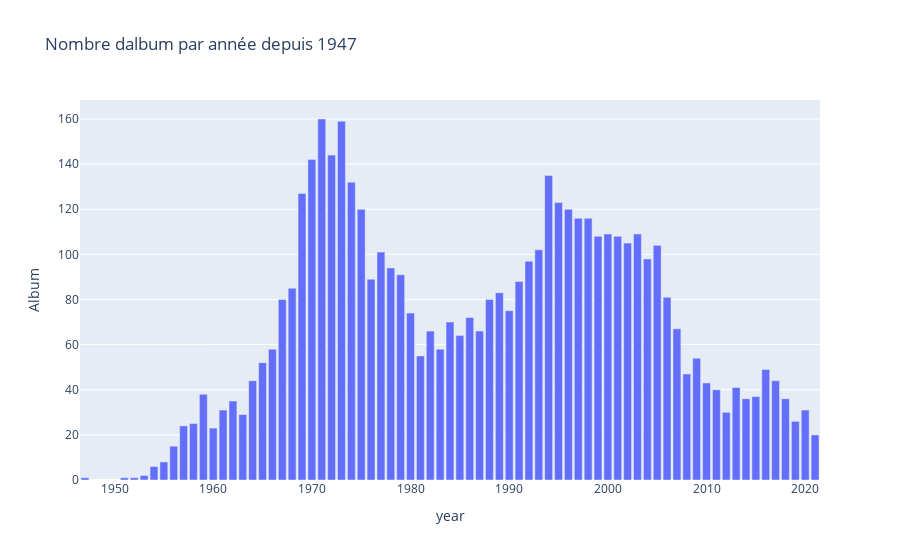

The notebook cell saved with this chart:
### Code cell
#Interactive bar plot with the year and number of album released during that year
#L'année 1971 a été l'année la plus productif en terme de production d'album avec 160 albums sortis
dfg=music.groupby('year').count().reset_index()
fig = px.bar(dfg,
             x='year',
             y='Album',
             title='Nombre d''album par année depuis 1947',
             #color='Items',
             barmode='stack')
fig.show()

### Figure 1 — Plotly figure (JSON) as saved in the notebook; plotly's stock layout.template omitted (floating-point values rounded to 4 significant figures)
{"data": [{"alignmentgroup": "True", "hovertemplate": "year=%{x}<br>Album=%{y}<extra></extra>", "legendgroup": "", "marker": {"color": "#636efa", "pattern": {"shape": ""}}, "name": "", "offsetgroup": "", "orientation": "v", "showlegend": false, "textposition": "auto", "type": "bar", "x": [1947, 1951, 1952, 1953, 1954, 1955, 1956, 1957, 1958, 1959, 1960, 1961, 1962, 1963, 1964, 1965, 1966, 1967, 1968, 1969, 1970, 1971, 1972, 1973, 1974, 1975, 1976, 1977, 1978, 1979, 1980, 1981, 1982, 1983, 1984, 1985, 1986, 1987, 1988, 1989, 1990, 1991, 1992, 1993, 1994, 1995, 1996, 1997, 1998, 1999, 2000, 2001, 2002, 2003, 2004, 2005, 2006, 2007, 2008, 2009, 2010, 2011, 2012, 2013, 2014, 2015, 2016, 2017, 2018, 2019, 2020, 2021], "xaxis": "x", "y": [1, 1, 1, 2, 6, 8, 15, 24, 25, 38, 23, 31, 35, 29, 44, 52, 58, 80, 85, 127, 142, 160, 144, 159, 132, 120, 89, 101, 94, 91, 74, 55, 66, 58, 70, 64, 72, 66, 80, 83, 75, 88, 97, 102, 135, 123, 120, 116, 116, 108, 109, 108, 105, 109, 98, 104, 81, 67, 47, 54, 43, 40, 30, 41, 36, 37, 49, 44, 36, 26, 31, 20], "yaxis": "y"}], "layout": {"barmode": "stack", "legend": {"tracegroupgap": 0}, "title": {"text": "Nombre dalbum par année depuis 1947"}, "xaxis": {"anchor": "y", "domain": [0, 1], "title": {"text": "year"}}, "yaxis": {"anchor": "x", "domain": [0, 1], "title": {"text": "Album"}}}}
